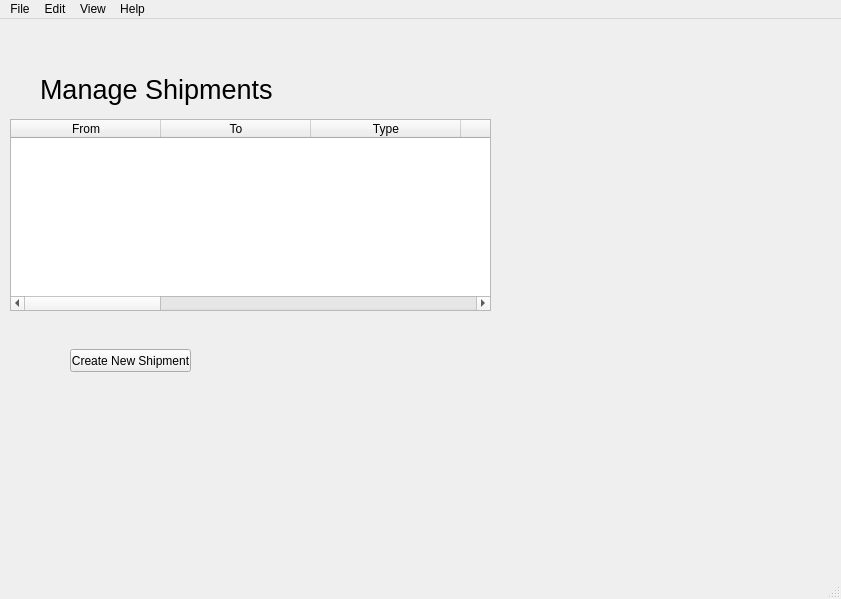
<?xml version="1.0" encoding="UTF-8"?>
<ui version="4.0">
 <class>ManageShipmentsWindow</class>
 <widget class="QMainWindow" name="ManageShipmentsWindow">
  <property name="geometry">
   <rect>
    <x>0</x>
    <y>0</y>
    <width>841</width>
    <height>599</height>
   </rect>
  </property>
  <property name="windowTitle">
   <string>CET System</string>
  </property>
  <widget class="QWidget" name="centralwidget">
   <widget class="QLabel" name="label">
    <property name="geometry">
     <rect>
      <x>40</x>
      <y>50</y>
      <width>251</width>
      <height>41</height>
     </rect>
    </property>
    <property name="font">
     <font>
      <pointsize>20</pointsize>
     </font>
    </property>
    <property name="text">
     <string>Manage Shipments</string>
    </property>
   </widget>
   <widget class="QTableWidget" name="tableWidget">
    <property name="geometry">
     <rect>
      <x>10</x>
      <y>100</y>
      <width>481</width>
      <height>192</height>
     </rect>
    </property>
    <attribute name="horizontalHeaderDefaultSectionSize">
     <number>150</number>
    </attribute>
    <column>
     <property name="text">
      <string>From</string>
     </property>
    </column>
    <column>
     <property name="text">
      <string>To</string>
     </property>
    </column>
    <column>
     <property name="text">
      <string>Type</string>
     </property>
    </column>
    <column>
     <property name="text">
      <string>Quantity</string>
     </property>
    </column>
    <column>
     <property name="text">
      <string>Days to Ship</string>
     </property>
    </column>
    <column>
     <property name="text">
      <string>Sent</string>
     </property>
    </column>
    <column>
     <property name="text">
      <string>Sent Date</string>
     </property>
    </column>
    <column>
     <property name="text">
      <string>Expected Arrival Date</string>
     </property>
    </column>
    <column>
     <property name="text">
      <string>Received</string>
     </property>
    </column>
    <column>
     <property name="text">
      <string>Date Received</string>
     </property>
    </column>
   </widget>
   <widget class="QPushButton" name="pushButton">
    <property name="geometry">
     <rect>
      <x>70</x>
      <y>330</y>
      <width>121</width>
      <height>23</height>
     </rect>
    </property>
    <property name="text">
     <string>Create New Shipment</string>
    </property>
   </widget>
  </widget>
  <widget class="QMenuBar" name="menubar">
   <property name="geometry">
    <rect>
     <x>0</x>
     <y>0</y>
     <width>841</width>
     <height>21</height>
    </rect>
   </property>
   <widget class="QMenu" name="menuFile">
    <property name="title">
     <string>File</string>
    </property>
    <addaction name="actionClose"/>
    <addaction name="actionMap"/>
    <addaction name="actionAdd_Disease"/>
    <addaction name="actionAdd_Supply"/>
    <addaction name="actionCreate_Shipment"/>
    <addaction name="actionView_Diseases"/>
    <addaction name="actionView_Supplies"/>
   </widget>
   <widget class="QMenu" name="menuEdit">
    <property name="title">
     <string>Edit</string>
    </property>
   </widget>
   <widget class="QMenu" name="menuView">
    <property name="title">
     <string>View</string>
    </property>
    <addaction name="actionZoom_In"/>
    <addaction name="actionZoom_Out"/>
   </widget>
   <widget class="QMenu" name="menuHelp">
    <property name="title">
     <string>Help</string>
    </property>
   </widget>
   <addaction name="menuFile"/>
   <addaction name="menuEdit"/>
   <addaction name="menuView"/>
   <addaction name="menuHelp"/>
  </widget>
  <widget class="QStatusBar" name="statusbar"/>
  <action name="actionClose">
   <property name="text">
    <string>Close</string>
   </property>
  </action>
  <action name="actionZoom_In">
   <property name="text">
    <string>Zoom In</string>
   </property>
  </action>
  <action name="actionZoom_Out">
   <property name="text">
    <string>Zoom Out</string>
   </property>
  </action>
  <action name="actionMap">
   <property name="text">
    <string>Map</string>
   </property>
  </action>
  <action name="actionAdd_Disease">
   <property name="text">
    <string>Add Disease</string>
   </property>
  </action>
  <action name="actionAdd_Supply">
   <property name="text">
    <string>Add Supply</string>
   </property>
  </action>
  <action name="actionCreate_Shipment">
   <property name="text">
    <string>Create Shipment</string>
   </property>
  </action>
  <action name="actionView_Diseases">
   <property name="text">
    <string>View Diseases</string>
   </property>
  </action>
  <action name="actionView_Supplies">
   <property name="text">
    <string>View Supplies</string>
   </property>
  </action>
 </widget>
 <resources/>
 <connections/>
</ui>
